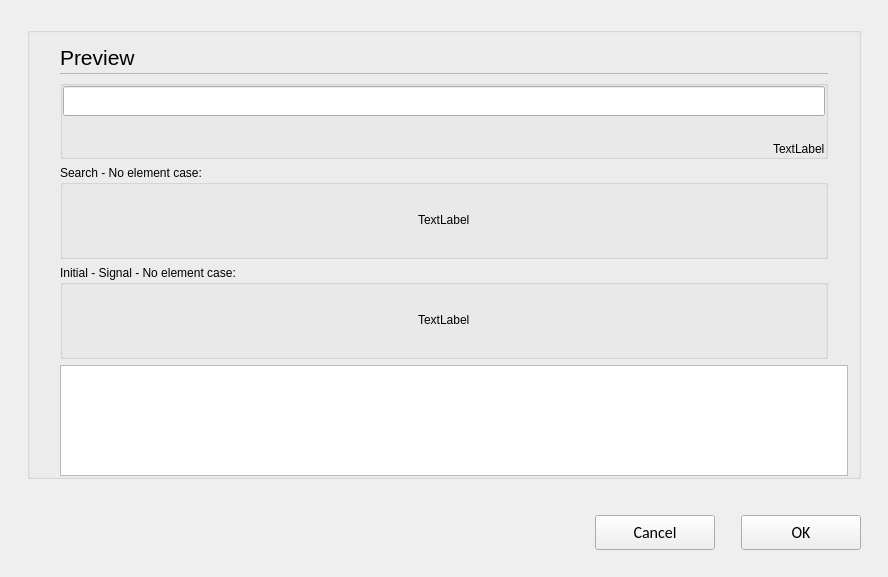
<?xml version="1.0" encoding="UTF-8"?>
<ui version="4.0">
 <class>C_SdBueCoAddSignalsDialog</class>
 <widget class="QWidget" name="C_SdBueCoAddSignalsDialog">
  <property name="geometry">
   <rect>
    <x>0</x>
    <y>0</y>
    <width>888</width>
    <height>577</height>
   </rect>
  </property>
  <property name="windowTitle">
   <string>C_SdBueCoAddSignalsDialog</string>
  </property>
  <layout class="QVBoxLayout" name="verticalLayout">
   <property name="leftMargin">
    <number>27</number>
   </property>
   <property name="topMargin">
    <number>27</number>
   </property>
   <property name="rightMargin">
    <number>27</number>
   </property>
   <property name="bottomMargin">
    <number>0</number>
   </property>
   <item>
    <widget class="stw::opensyde_gui_elements::C_OgeGbx" name="pc_GroupBoxGeneral_5">
     <property name="title">
      <string/>
     </property>
     <layout class="QVBoxLayout" name="verticalLayout_6">
      <property name="leftMargin">
       <number>30</number>
      </property>
      <property name="rightMargin">
       <number>0</number>
      </property>
      <property name="bottomMargin">
       <number>0</number>
      </property>
      <item>
       <layout class="QVBoxLayout" name="verticalLayout_2" stretch="0,0,0,0">
        <property name="rightMargin">
         <number>30</number>
        </property>
        <item>
         <layout class="QVBoxLayout" name="verticalLayout_3" stretch="0,0">
          <property name="spacing">
           <number>0</number>
          </property>
          <item>
           <layout class="QHBoxLayout" name="horizontalLayout_7" stretch="0,1">
            <property name="spacing">
             <number>6</number>
            </property>
            <item>
             <widget class="stw::opensyde_gui_elements::C_OgeLabContextMenuBase" name="pc_LabelHeadingPreview">
              <property name="styleRole" stdset="0">
               <string>heading-group-bold</string>
              </property>
              <property name="minimumSize">
               <size>
                <width>0</width>
                <height>30</height>
               </size>
              </property>
              <property name="maximumSize">
               <size>
                <width>16777215</width>
                <height>30</height>
               </size>
              </property>
              <property name="font">
               <font>
                <family>Segoe UI</family>
                <pointsize>16</pointsize>
               </font>
              </property>
              <property name="text">
               <string>Preview</string>
              </property>
             </widget>
            </item>
            <item>
             <spacer name="horizontalSpacer_10">
              <property name="orientation">
               <enum>Qt::Horizontal</enum>
              </property>
              <property name="sizeType">
               <enum>QSizePolicy::MinimumExpanding</enum>
              </property>
              <property name="sizeHint" stdset="0">
               <size>
                <width>40</width>
                <height>1</height>
               </size>
              </property>
             </spacer>
            </item>
           </layout>
          </item>
          <item>
           <layout class="QHBoxLayout" name="horizontalLayout_20" stretch="0">
            <property name="spacing">
             <number>0</number>
            </property>
            <property name="topMargin">
             <number>1</number>
            </property>
            <property name="rightMargin">
             <number>0</number>
            </property>
            <property name="bottomMargin">
             <number>0</number>
            </property>
            <item>
             <widget class="stw::opensyde_gui_elements::C_OgeFraSeparator" name="pc_Frame_3">
              <property name="minimumSize">
               <size>
                <width>0</width>
                <height>1</height>
               </size>
              </property>
              <property name="maximumSize">
               <size>
                <width>16777215</width>
                <height>1</height>
               </size>
              </property>
              <property name="frameShape">
               <enum>QFrame::StyledPanel</enum>
              </property>
              <property name="frameShadow">
               <enum>QFrame::Raised</enum>
              </property>
             </widget>
            </item>
           </layout>
          </item>
         </layout>
        </item>
        <item>
         <widget class="stw::opensyde_gui_elements::C_OgeGbxTransparent" name="groupBox">
          <layout class="QVBoxLayout" name="verticalLayout_4">
           <property name="leftMargin">
            <number>0</number>
           </property>
           <property name="topMargin">
            <number>0</number>
           </property>
           <property name="rightMargin">
            <number>0</number>
           </property>
           <property name="bottomMargin">
            <number>0</number>
           </property>
           <item>
            <widget class="stw::opensyde_gui_elements::C_OgeLeProperties" name="pc_LineEditSearch">
             <property name="minimumSize">
              <size>
               <width>0</width>
               <height>30</height>
              </size>
             </property>
             <property name="maximumSize">
              <size>
               <width>16777215</width>
               <height>30</height>
              </size>
             </property>
            </widget>
           </item>
           <item>
            <layout class="QHBoxLayout" name="horizontalLayout">
             <property name="topMargin">
              <number>20</number>
             </property>
             <item>
              <spacer name="horizontalSpacer_2">
               <property name="orientation">
                <enum>Qt::Horizontal</enum>
               </property>
               <property name="sizeHint" stdset="0">
                <size>
                 <width>1</width>
                 <height>10</height>
                </size>
               </property>
              </spacer>
             </item>
             <item>
              <widget class="stw::opensyde_gui_elements::C_OgeLabToolTipBase" name="pc_LabelSelection">
               <property name="styleRole" stdset="0">
                <string>group-item</string>
               </property>
               <property name="text">
                <string>TextLabel</string>
               </property>
              </widget>
             </item>
            </layout>
           </item>
          </layout>
         </widget>
        </item>
        <item>
         <widget class="stw::opensyde_gui_elements::C_OgeGbxTransparent" name="pc_GroupBoxSearchNoElementsFound">
          <property name="title">
           <string>Search - No element case:</string>
          </property>
          <layout class="QHBoxLayout" name="horizontalLayout_2">
           <item>
            <spacer name="horizontalSpacer_3">
             <property name="orientation">
              <enum>Qt::Horizontal</enum>
             </property>
             <property name="sizeHint" stdset="0">
              <size>
               <width>259</width>
               <height>20</height>
              </size>
             </property>
            </spacer>
           </item>
           <item>
            <layout class="QVBoxLayout" name="verticalLayout_5">
             <item>
              <spacer name="verticalSpacer">
               <property name="orientation">
                <enum>Qt::Vertical</enum>
               </property>
               <property name="sizeHint" stdset="0">
                <size>
                 <width>20</width>
                 <height>40</height>
                </size>
               </property>
              </spacer>
             </item>
             <item>
              <widget class="stw::opensyde_gui_elements::C_OgeLabToolTipBase" name="pc_LabelSearchNoElementsFound">
               <property name="styleRole" stdset="0">
                <string>group-item</string>
               </property>
               <property name="text">
                <string>TextLabel</string>
               </property>
              </widget>
             </item>
             <item>
              <spacer name="verticalSpacer_2">
               <property name="orientation">
                <enum>Qt::Vertical</enum>
               </property>
               <property name="sizeHint" stdset="0">
                <size>
                 <width>20</width>
                 <height>40</height>
                </size>
               </property>
              </spacer>
             </item>
            </layout>
           </item>
           <item>
            <spacer name="horizontalSpacer_4">
             <property name="orientation">
              <enum>Qt::Horizontal</enum>
             </property>
             <property name="sizeHint" stdset="0">
              <size>
               <width>259</width>
               <height>20</height>
              </size>
             </property>
            </spacer>
           </item>
          </layout>
         </widget>
        </item>
        <item>
         <widget class="stw::opensyde_gui_elements::C_OgeGbxTransparent" name="pc_GroupBoxInitialSignalNoElements">
          <property name="title">
           <string>Initial - Signal - No element case:</string>
          </property>
          <layout class="QHBoxLayout" name="horizontalLayout_3">
           <item>
            <spacer name="horizontalSpacer_5">
             <property name="orientation">
              <enum>Qt::Horizontal</enum>
             </property>
             <property name="sizeHint" stdset="0">
              <size>
               <width>259</width>
               <height>20</height>
              </size>
             </property>
            </spacer>
           </item>
           <item>
            <layout class="QVBoxLayout" name="verticalLayout_7">
             <item>
              <spacer name="verticalSpacer_4">
               <property name="orientation">
                <enum>Qt::Vertical</enum>
               </property>
               <property name="sizeHint" stdset="0">
                <size>
                 <width>20</width>
                 <height>40</height>
                </size>
               </property>
              </spacer>
             </item>
             <item>
              <widget class="stw::opensyde_gui_elements::C_OgeLabToolTipBase" name="pc_LabelInitialSignalNoElements">
               <property name="styleRole" stdset="0">
                <string>group-item</string>
               </property>
               <property name="text">
                <string>TextLabel</string>
               </property>
              </widget>
             </item>
             <item>
              <spacer name="verticalSpacer_3">
               <property name="orientation">
                <enum>Qt::Vertical</enum>
               </property>
               <property name="sizeHint" stdset="0">
                <size>
                 <width>20</width>
                 <height>40</height>
                </size>
               </property>
              </spacer>
             </item>
            </layout>
           </item>
           <item>
            <spacer name="horizontalSpacer_6">
             <property name="orientation">
              <enum>Qt::Horizontal</enum>
             </property>
             <property name="sizeHint" stdset="0">
              <size>
               <width>259</width>
               <height>20</height>
              </size>
             </property>
            </spacer>
           </item>
          </layout>
         </widget>
        </item>
       </layout>
      </item>
      <item>
       <layout class="QVBoxLayout" name="verticalLayout_9">
        <property name="topMargin">
         <number>0</number>
        </property>
        <property name="rightMargin">
         <number>10</number>
        </property>
        <property name="bottomMargin">
         <number>0</number>
        </property>
        <item>
         <widget class="stw::opensyde_gui::C_SdBueCoAddSignalsView" name="pc_TreeView"/>
        </item>
       </layout>
      </item>
     </layout>
    </widget>
   </item>
   <item>
    <spacer name="pc_VerticalSpacerButtonsObove">
     <property name="orientation">
      <enum>Qt::Vertical</enum>
     </property>
     <property name="sizeType">
      <enum>QSizePolicy::Fixed</enum>
     </property>
     <property name="sizeHint" stdset="0">
      <size>
       <width>20</width>
       <height>30</height>
      </size>
     </property>
    </spacer>
   </item>
   <item>
    <layout class="QHBoxLayout" name="horizontalLayout_22">
     <item>
      <spacer name="horizontalSpacer_9">
       <property name="orientation">
        <enum>Qt::Horizontal</enum>
       </property>
       <property name="sizeHint" stdset="0">
        <size>
         <width>40</width>
         <height>20</height>
        </size>
       </property>
      </spacer>
     </item>
     <item>
      <widget class="stw::opensyde_gui_elements::C_OgePubToolTipBase" name="pc_PushButtonCancel">
       <property name="minimumSize">
        <size>
         <width>120</width>
         <height>35</height>
        </size>
       </property>
       <property name="maximumSize">
        <size>
         <width>120</width>
         <height>35</height>
        </size>
       </property>
       <property name="font">
        <font>
         <family>Calibri</family>
         <pointsize>12</pointsize>
        </font>
       </property>
       <property name="text">
        <string>Cancel</string>
       </property>
      </widget>
     </item>
     <item>
      <spacer name="horizontalSpacer">
       <property name="orientation">
        <enum>Qt::Horizontal</enum>
       </property>
       <property name="sizeType">
        <enum>QSizePolicy::Fixed</enum>
       </property>
       <property name="sizeHint" stdset="0">
        <size>
         <width>20</width>
         <height>20</height>
        </size>
       </property>
      </spacer>
     </item>
     <item>
      <widget class="stw::opensyde_gui_elements::C_OgePubToolTipBase" name="pc_PushButtonOk">
       <property name="minimumSize">
        <size>
         <width>120</width>
         <height>35</height>
        </size>
       </property>
       <property name="maximumSize">
        <size>
         <width>120</width>
         <height>35</height>
        </size>
       </property>
       <property name="font">
        <font>
         <family>Calibri</family>
         <pointsize>12</pointsize>
        </font>
       </property>
       <property name="text">
        <string>OK</string>
       </property>
      </widget>
     </item>
    </layout>
   </item>
   <item>
    <spacer name="verticalSpacer_7">
     <property name="orientation">
      <enum>Qt::Vertical</enum>
     </property>
     <property name="sizeType">
      <enum>QSizePolicy::Fixed</enum>
     </property>
     <property name="sizeHint" stdset="0">
      <size>
       <width>20</width>
       <height>27</height>
      </size>
     </property>
    </spacer>
   </item>
  </layout>
 </widget>
 <customwidgets>
  <customwidget>
   <class>stw::opensyde_gui_elements::C_OgeFraSeparator</class>
   <extends>QFrame</extends>
   <header>C_OgeFraSeparator.hpp</header>
   <container>1</container>
  </customwidget>
  <customwidget>
   <class>stw::opensyde_gui_elements::C_OgeLabContextMenuBase</class>
   <extends>QLabel</extends>
   <header>C_OgeLabContextMenuBase.hpp</header>
  </customwidget>
  <customwidget>
   <class>stw::opensyde_gui_elements::C_OgeLabToolTipBase</class>
   <extends>QLabel</extends>
   <header>C_OgeLabToolTipBase.hpp</header>
  </customwidget>
  <customwidget>
   <class>stw::opensyde_gui_elements::C_OgeGbxTransparent</class>
   <extends>QGroupBox</extends>
   <header>C_OgeGbxTransparent.hpp</header>
   <container>1</container>
  </customwidget>
  <customwidget>
   <class>stw::opensyde_gui_elements::C_OgePubToolTipBase</class>
   <extends>QPushButton</extends>
   <header>C_OgePubToolTipBase.hpp</header>
  </customwidget>
  <customwidget>
   <class>stw::opensyde_gui_elements::C_OgeGbx</class>
   <extends>QGroupBox</extends>
   <header>C_OgeGbx.hpp</header>
   <container>1</container>
  </customwidget>
  <customwidget>
   <class>stw::opensyde_gui_elements::C_OgePubToolTipBase</class>
   <extends>QPushButton</extends>
   <header>C_OgePubToolTipBase.hpp</header>
  </customwidget>
  <customwidget>
   <class>stw::opensyde_gui_elements::C_OgeLeProperties</class>
   <extends>QLineEdit</extends>
   <header>C_OgeLeProperties.hpp</header>
  </customwidget>
  <customwidget>
   <class>stw::opensyde_gui::C_SdBueCoAddSignalsView</class>
   <extends>QTreeView</extends>
   <header>C_SdBueCoAddSignalsView.hpp</header>
  </customwidget>
 </customwidgets>
 <resources/>
 <connections/>
</ui>
